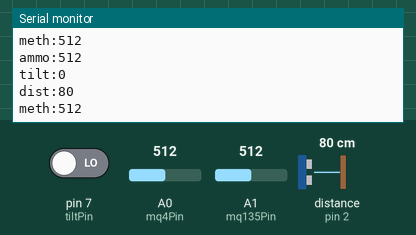
This sketch was run on a simulated Arduino Uno, built with avr-gcc and run on an emulated ATmega328P. On the bench: the last lines printed to the serial monitor. Inputs (shaded band) come from the test bench; at power-on: distance to the obstacle (sensor on pin 2) 80 cm, A0 (mq4Pin) = 512, A1 (mq135Pin) = 512, pin 7 (tiltPin) LOW. The echo pulse lasts 58.3 µs per cm.

Above: at 8.8 s.
8.9 s: distance to the obstacle (sensor on pin 2) set to 2 cm
At 11.4 s:
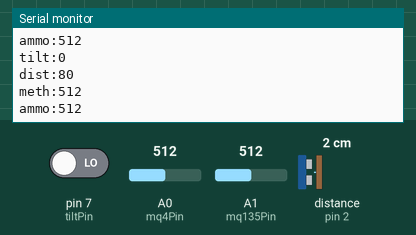
16.9 s: A0 (mq4Pin) set to 716
At 20.3 s:
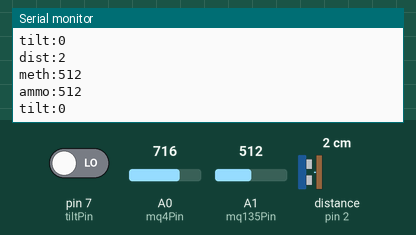
24.9 s: A1 (mq135Pin) set to 716
At 30.4 s:
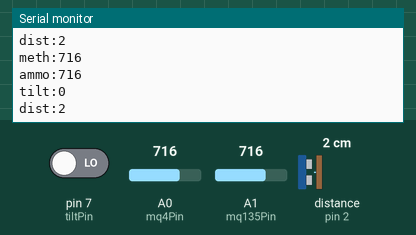
32.9 s: pin 7 (tiltPin) driven HIGH
At 37.4 s:
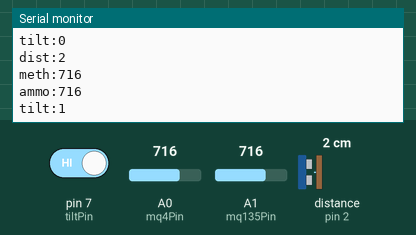
40.9 s: distance to the obstacle (sensor on pin 2) set to 4 cm
At 43.2 s:
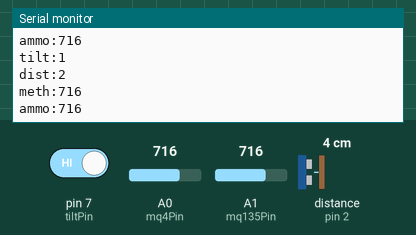
48.9 s: A0 (mq4Pin) set to 900
At 50.6 s:
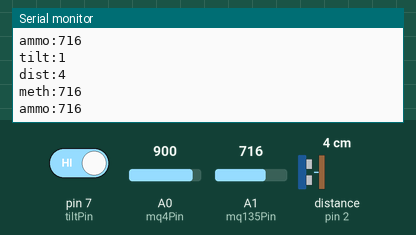
Timing chart, 0 to 52.1 s (numbered marks = the images above; inputs shaded):
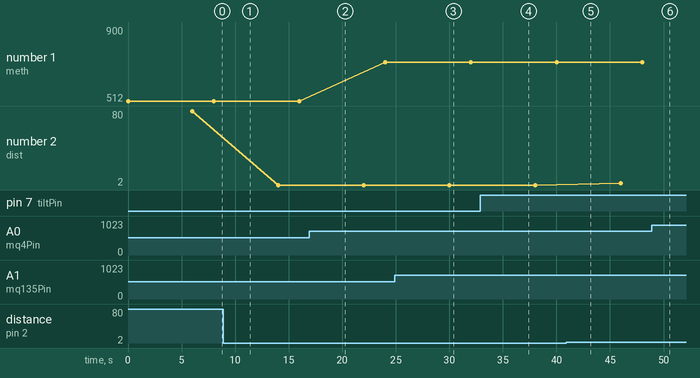

The sketch:

IOT.ino
```cpp
int tiltPin = 7;
int tilt;

int trigPin = 4;
int echoPin = 2;
long distance;

int mq4Pin=0;
int mq4Reading;

int mq135Pin=1;
int mq135Reading;

void setup() {
  Serial.begin(9600);
  pinMode(tiltPin, INPUT);
  pinMode(trigPin, OUTPUT);
  pinMode(echoPin, INPUT);
}

void loop() {
  mq4Reading= analogRead(mq4Pin);
  Serial.print("meth:");
  Serial.println(mq4Reading);
  delay(2000);

  mq135Reading= analogRead(mq135Pin);
  Serial.print("ammo:");
  Serial.println(mq135Reading);
  delay(2000);

  tilt = digitalRead(tiltPin);
  Serial.print("tilt:");
  Serial.println(tilt);
  delay(2000);

  long duration;
  digitalWrite(trigPin, LOW);
  delayMicroseconds(2);
  digitalWrite(trigPin, HIGH);
  delayMicroseconds(10);
  digitalWrite(trigPin, LOW);

  duration = pulseIn(echoPin, HIGH);
  distance = microsecondsToCentimeters(duration);
  Serial.print("dist:");
  Serial.println(distance);
  delay(2000);
}

long microsecondsToCentimeters(long microseconds) {
   return microseconds / 29 / 2;
}
```

Measured:
- after the input at 24.9 s, the serial monitor: prints a new line after 1.1 s (image 3)
- after the input at 32.9 s, the serial monitor: prints a new line after 3.1 s (image 4)
- plotted number 1: 512 → 716 after the input at 16.9 s, 716 → 900 after the input at 48.9 s
- plotted number 2: 80 → 2 after the input at 8.9 s, 2 → 4 after the input at 40.9 s
